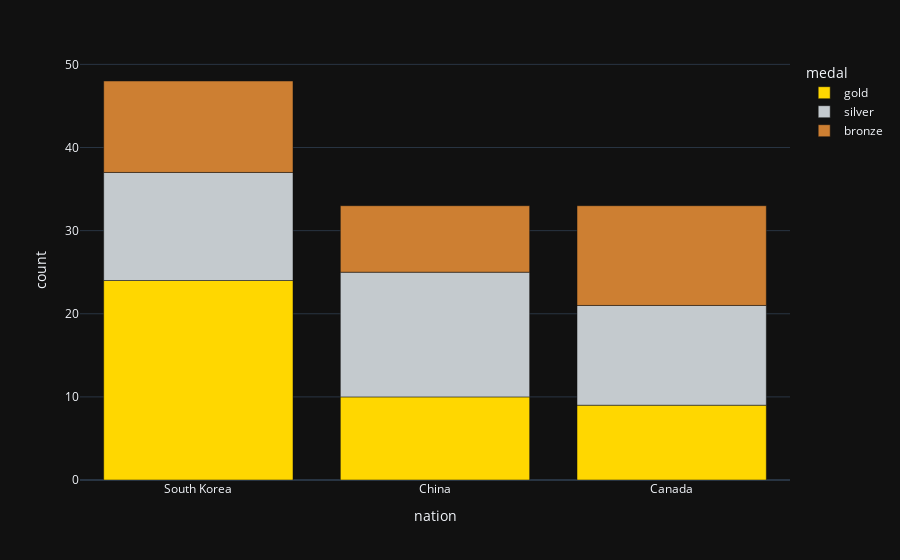

Here is the notebook cell this chart was saved with:
### Code cell
dataset1 = px.data.medals_long()
print(dataset1)
#
fig1 = px.bar(dataset1, x='nation', y='count', color='medal', color_discrete_map={
    'gold': '#FFD700', 'silver': '#C4CACE', 'bronze': '#CD7F32'})
fig1.update_layout(template='plotly_dark')
fig1.show()

### Figure 1 — Plotly figure (JSON) as saved in the notebook; plotly's stock layout.template omitted (floating-point values rounded to 4 significant figures)
{"data": [{"alignmentgroup": "True", "hovertemplate": "medal=gold<br>nation=%{x}<br>count=%{y}<extra></extra>", "legendgroup": "gold", "marker": {"color": "#FFD700"}, "name": "gold", "offsetgroup": "gold", "orientation": "v", "showlegend": true, "textposition": "auto", "type": "bar", "x": ["South Korea", "China", "Canada"], "xaxis": "x", "y": [24, 10, 9], "yaxis": "y"}, {"alignmentgroup": "True", "hovertemplate": "medal=silver<br>nation=%{x}<br>count=%{y}<extra></extra>", "legendgroup": "silver", "marker": {"color": "#C4CACE"}, "name": "silver", "offsetgroup": "silver", "orientation": "v", "showlegend": true, "textposition": "auto", "type": "bar", "x": ["South Korea", "China", "Canada"], "xaxis": "x", "y": [13, 15, 12], "yaxis": "y"}, {"alignmentgroup": "True", "hovertemplate": "medal=bronze<br>nation=%{x}<br>count=%{y}<extra></extra>", "legendgroup": "bronze", "marker": {"color": "#CD7F32"}, "name": "bronze", "offsetgroup": "bronze", "orientation": "v", "showlegend": true, "textposition": "auto", "type": "bar", "x": ["South Korea", "China", "Canada"], "xaxis": "x", "y": [11, 8, 12], "yaxis": "y"}], "layout": {"barmode": "relative", "legend": {"title": {"text": "medal"}, "tracegroupgap": 0}, "margin": {"t": 60}, "xaxis": {"anchor": "y", "domain": [0, 1], "title": {"text": "nation"}}, "yaxis": {"anchor": "x", "domain": [0, 1], "title": {"text": "count"}}}}
